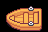

This game map was drawn from its Tiled (.tmx) file and the tilesets committed beside it. A one-line description and the full map source follow:
An orthogonal 3x2 tile map with 16x16 px tiles, 2 tile layers (moving, idle) and 2 objects.

<map version="1.10" tiledversion="1.12.1" orientation="orthogonal" renderorder="right-down" width="3" height="2" tilewidth="16" tileheight="16" infinite="0" nextlayerid="5" nextobjectid="3">
 <tileset firstgid="1" source="../maps/tilesets/Beach_Objects_Normal.tsx" />
 <layer id="1" name="moving" width="3" height="2">
  <data encoding="csv">
205,206,207,
221,222,223
</data>
 </layer>
 <layer id="2" name="idle" width="3" height="2">
  <data encoding="csv">
205,206,207,
221,222,223
</data>
 </layer>
 <objectgroup id="3" name="boat-hitbox">
  <object id="1" x="0" y="0" width="48" height="32" />
 </objectgroup>
 <objectgroup id="4" name="helm">
  <object id="2" x="23.75" y="9" width="16" height="16" />
 </objectgroup>
</map>
